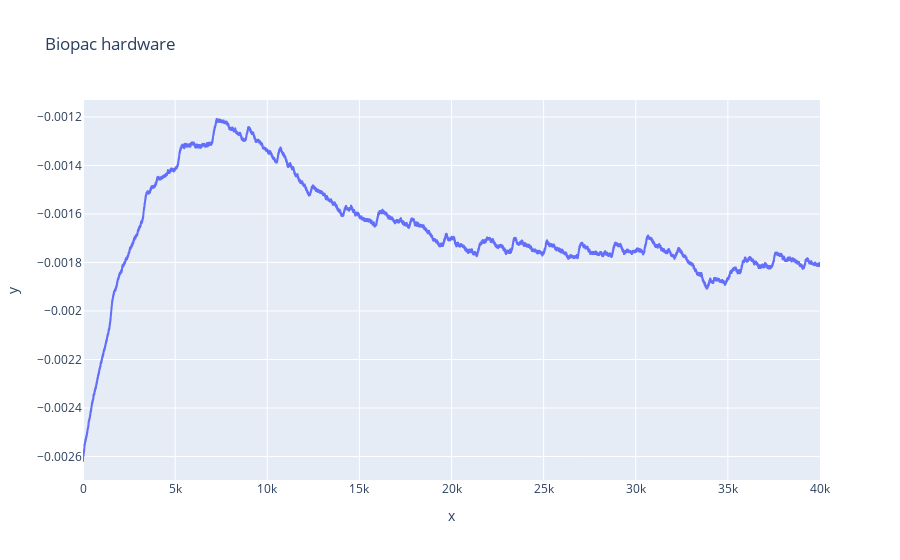

The cell this chart's notebook holds for it:
### Code cell
# use "subset" to view specific runs, or remove the argument to see the entire file
run = 1
biopac_subset = (df_biopac['run']==run)
fig = px.line(y=df_biopac[biopac_subset]['ppg'], title='Biopac hardware')
fig.show()

### Figure 1 — Plotly figure (JSON) as saved in the notebook; plotly's stock layout.template omitted (floating-point values rounded to 4 significant figures; data arrays with more than 128 entries replaced by an {"elided": "..."} marker saying what was removed)
{"data": [{"hovertemplate": "x=%{x}<br>y=%{y}<extra></extra>", "legendgroup": "", "line": {"color": "#636efa", "dash": "solid"}, "marker": {"symbol": "circle"}, "mode": "lines", "name": "", "showlegend": false, "type": "scattergl", "x": {"elided": "40001 int values"}, "xaxis": "x", "y": {"elided": "40001 float values"}, "yaxis": "y"}], "layout": {"legend": {"tracegroupgap": 0}, "title": {"text": "Biopac hardware"}, "xaxis": {"anchor": "y", "domain": [0, 1], "title": {"text": "x"}}, "yaxis": {"anchor": "x", "domain": [0, 1], "title": {"text": "y"}}}}
